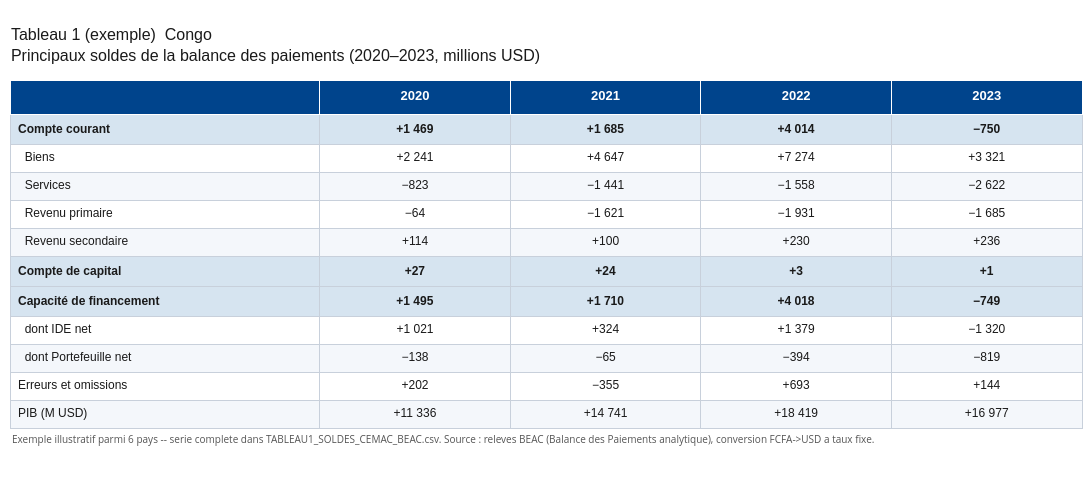
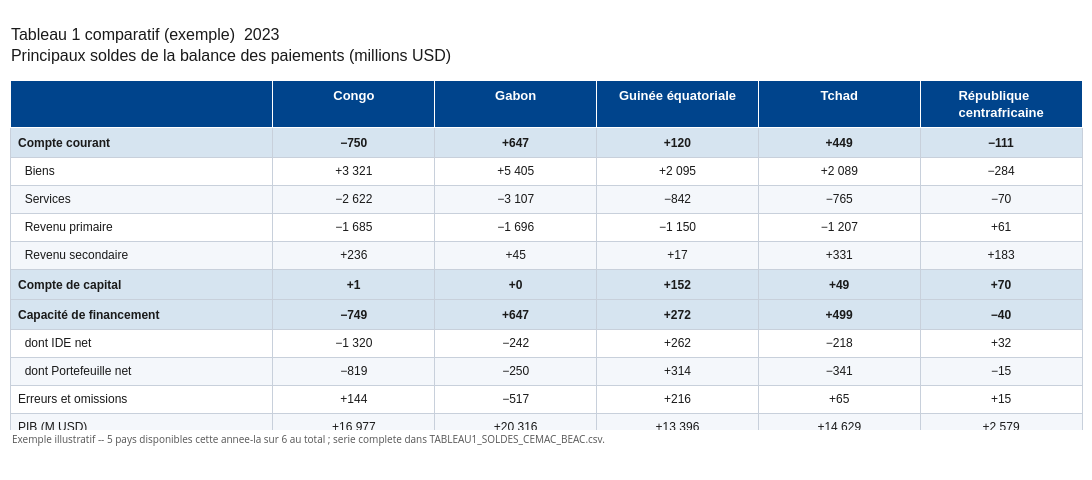

The code cell stored with these charts, in order, in its notebook:
### Code cell
rows_t1_local = [
    ('Compte courant', 'solde_courant'),
    ('  Biens', 'biens'),
    ('  Services', 'services'),
    ('  Revenu primaire', 'rev_primaire'),
    ('  Revenu secondaire', 'rev_secondaire'),
    ('Compte de capital', 'compte_capital'),
    ('Capacité de financement', 'capacite_finan'),
    ('  dont IDE net', 'ide_net'),
    ('  dont Portefeuille net', 'portefeuille_net'),
    ('Erreurs et omissions', 'eo_net'),
    ('PIB (M USD)', 'pib'),
]


def valeurs_t1_local(code, annee):
    r = ligne_pour(code, annee)
    if r is None:
        return {cle: None for _, cle in rows_t1_local}
    return {
        'solde_courant': r['SOLDE_COURANT'],
        'biens': r['CREDIT_BIENS'] - r['DEBIT_BIENS'],
        'services': r['CREDIT_SERVICES'] - r['DEBIT_SERVICES'],
        'rev_primaire': r['CREDIT_REVENU_PRIMAIRE'] - r['DEBIT_REVENU_PRIMAIRE'],
        'rev_secondaire': r['CREDIT_REVENU_SECONDAIRE'] - r['DEBIT_REVENU_SECONDAIRE'],
        'compte_capital': r['COMPTE_CAPITAL'],
        'capacite_finan': r['SOLDE_COURANT'] + r['COMPTE_CAPITAL'],
        'ide_net': r['IDE_NET'],
        'portefeuille_net': r['PORTEFEUILLE_NET'],
        'eo_net': r['EO_NET'],
        'pib': r['PIB_USD_MILLIONS'],
    }


def colonne_t1_local(code, annee):
    vals = valeurs_t1_local(code, annee)
    return [fmt_local(vals[cle]) for _, cle in rows_t1_local]


# Tableau 1 complet (tous pays x toutes leurs annees) -> CSV ---
lignes_t1_local = []
for code, nom in PAYS_CEMAC_LOCAL.items():
    if code not in ANNEES_PAR_PAYS_LOCAL:
        continue
    for a in ANNEES_PAR_PAYS_LOCAL[code]:
        ligne = {'COUNTRY_CODE': code, 'PAYS': nom, 'ANNEE': a}
        ligne.update(valeurs_t1_local(code, a))
        lignes_t1_local.append(ligne)

df_t1_local_complet = pd.DataFrame(lignes_t1_local)
chemin_t1_local_csv = DIR_SORTIE / 'TABLEAU1_SOLDES_CEMAC_BEAC.csv'
df_t1_local_complet.to_csv(chemin_t1_local_csv, index=False)
print(f"{chemin_t1_local_csv} : {len(df_t1_local_complet)} lignes ({df_t1_local_complet['COUNTRY_CODE'].nunique()} pays x annees), "
      "valeurs en millions USD (source : releves BEAC, taux fixe XAF/USD).")

# Exemple par pays ---
code_ex = next(iter(ANNEES_PAR_PAYS_LOCAL))
nom_ex = PAYS_CEMAC_LOCAL[code_ex]
annees_ex = ANNEES_PAR_PAYS_LOCAL[code_ex]
data_ex = {a: colonne_t1_local(code_ex, a) for a in annees_ex}
df_t1_ex = pd.DataFrame(data_ex, index=[r[0] for r in rows_t1_local])

fig_t1_ex = render_table_local(
    df_t1_ex,
    title=f'Tableau 1 (exemple)  {nom_ex}\nPrincipaux soldes de la balance des paiements '
          f'({annees_ex[0]}–{annees_ex[-1]}, millions USD)',
    caption=f"Exemple illustratif parmi {len(ANNEES_PAR_PAYS_LOCAL)} pays -- serie complete dans "
            f"{chemin_t1_local_csv.name}. Source : releves BEAC (Balance des Paiements analytique), "
            "conversion FCFA->USD a taux fixe.",
    highlight_rows=[0, 5, 6],
    filename=FIGURES_DIR / f'tab1_soldes_beac_{code_ex}.png',
)
fig_t1_ex.show()

# Exemple comparatif ---
annees_comparables_t1_local = [a for a in ANNEES_UNION_LOCAL if len([c for c in ANNEES_PAR_PAYS_LOCAL if a in ANNEES_PAR_PAYS_LOCAL[c]]) >= 2]
if annees_comparables_t1_local:
    annee_ex1 = annees_comparables_t1_local[-1]
    pays_dispo_ex1 = [c for c in ANNEES_PAR_PAYS_LOCAL if annee_ex1 in ANNEES_PAR_PAYS_LOCAL[c]]
    data_comp1 = {PAYS_CEMAC_LOCAL[c]: colonne_t1_local(c, annee_ex1) for c in pays_dispo_ex1}
    df_t1_comp_ex1 = pd.DataFrame(data_comp1, index=[r[0] for r in rows_t1_local])

    fig_t1_comp_ex1 = render_table_local(
        df_t1_comp_ex1,
        title=f'Tableau 1 comparatif (exemple)  {annee_ex1}\nPrincipaux soldes de la balance des paiements (millions USD)',
        caption=f"Exemple illustratif -- {len(pays_dispo_ex1)} pays disponibles cette annee-la sur "
                f"{len(ANNEES_PAR_PAYS_LOCAL)} au total ; serie complete dans {chemin_t1_local_csv.name}.",
        highlight_rows=[0, 5, 6],
        filename=FIGURES_DIR / f'tab1_soldes_beac_comparatif_{annee_ex1}.png',
    )
    fig_t1_comp_ex1.show()
else:
    print("Aucune annee avec au moins 2 pays disponibles -- pas d'exemple comparatif a afficher.")

### Figure 1 — Plotly figure (JSON) as saved in the notebook; plotly's stock layout.template omitted (floating-point values rounded to 4 significant figures)
{"data": [{"cells": {"align": ["left", "center", "center", "center", "center"], "fill": {"color": [["#D6E4F0", "white", "#F4F7FB", "white", "#F4F7FB", "#D6E4F0", "#D6E4F0", "white", "#F4F7FB", "white", "#F4F7FB"], ["#D6E4F0", "white", "#F4F7FB", "white", "#F4F7FB", "#D6E4F0", "#D6E4F0", "white", "#F4F7FB", "white", "#F4F7FB"], ["#D6E4F0", "white", "#F4F7FB", "white", "#F4F7FB", "#D6E4F0", "#D6E4F0", "white", "#F4F7FB", "white", "#F4F7FB"], ["#D6E4F0", "white", "#F4F7FB", "white", "#F4F7FB", "#D6E4F0", "#D6E4F0", "white", "#F4F7FB", "white", "#F4F7FB"], ["#D6E4F0", "white", "#F4F7FB", "white", "#F4F7FB", "#D6E4F0", "#D6E4F0", "white", "#F4F7FB", "white", "#F4F7FB"]]}, "font": {"color": "#1a1a1a", "family": "Arial", "size": 12}, "height": 28, "line": {"color": "#C8D0DB"}, "values": [["<b>Compte courant</b>", "  Biens", "  Services", "  Revenu primaire", "  Revenu secondaire", "<b>Compte de capital</b>", "<b>Capacité de financement</b>", "  dont IDE net", "  dont Portefeuille net", "Erreurs et omissions", "PIB (M USD)"], ["<b>+1 469</b>", "+2 241", "−823", "−64", "+114", "<b>+27</b>", "<b>+1 495</b>", "+1 021", "−138", "+202", "+11 336"], ["<b>+1 685</b>", "+4 647", "−1 441", "−1 621", "+100", "<b>+24</b>", "<b>+1 710</b>", "+324", "−65", "−355", "+14 741"], ["<b>+4 014</b>", "+7 274", "−1 558", "−1 931", "+230", "<b>+3</b>", "<b>+4 018</b>", "+1 379", "−394", "+693", "+18 419"], ["<b>−750</b>", "+3 321", "−2 622", "−1 685", "+236", "<b>+1</b>", "<b>−749</b>", "−1 320", "−819", "+144", "+16 977"]]}, "columnwidth": [2.6, 1.6, 1.6, 1.6, 1.6], "header": {"align": ["left", "center", "center", "center", "center"], "fill": {"color": "#00448C"}, "font": {"color": "white", "family": "Arial", "size": 13}, "height": 34, "values": ["<b></b>", "<b>2020</b>", "<b>2021</b>", "<b>2022</b>", "<b>2023</b>"]}, "type": "table"}], "layout": {"annotations": [{"align": "left", "font": {"color": "#555555", "size": 10}, "showarrow": false, "text": "Exemple illustratif parmi 6 pays -- serie complete dans TABLEAU1_SOLDES_CEMAC_BEAC.csv. Source : releves BEAC (Balance des Paiements analytique), conversion FCFA->USD a taux fixe.", "x": 0, "xref": "paper", "y": -0.05, "yref": "paper"}], "height": 480, "margin": {"b": 50, "l": 10, "r": 10, "t": 80}, "paper_bgcolor": "white", "title": {"font": {"color": "#1a1a1a", "family": "Arial", "size": 16}, "text": "Tableau 1 (exemple)  Congo<br>Principaux soldes de la balance des paiements (2020–2023, millions USD)", "x": 0.01, "xanchor": "left"}, "width": 1160}}

### Figure 2 — Plotly figure (JSON) as saved in the notebook; plotly's stock layout.template omitted (floating-point values rounded to 4 significant figures)
{"data": [{"cells": {"align": ["left", "center", "center", "center", "center", "center"], "fill": {"color": [["#D6E4F0", "white", "#F4F7FB", "white", "#F4F7FB", "#D6E4F0", "#D6E4F0", "white", "#F4F7FB", "white", "#F4F7FB"], ["#D6E4F0", "white", "#F4F7FB", "white", "#F4F7FB", "#D6E4F0", "#D6E4F0", "white", "#F4F7FB", "white", "#F4F7FB"], ["#D6E4F0", "white", "#F4F7FB", "white", "#F4F7FB", "#D6E4F0", "#D6E4F0", "white", "#F4F7FB", "white", "#F4F7FB"], ["#D6E4F0", "white", "#F4F7FB", "white", "#F4F7FB", "#D6E4F0", "#D6E4F0", "white", "#F4F7FB", "white", "#F4F7FB"], ["#D6E4F0", "white", "#F4F7FB", "white", "#F4F7FB", "#D6E4F0", "#D6E4F0", "white", "#F4F7FB", "white", "#F4F7FB"], ["#D6E4F0", "white", "#F4F7FB", "white", "#F4F7FB", "#D6E4F0", "#D6E4F0", "white", "#F4F7FB", "white", "#F4F7FB"]]}, "font": {"color": "#1a1a1a", "family": "Arial", "size": 12}, "height": 28, "line": {"color": "#C8D0DB"}, "values": [["<b>Compte courant</b>", "  Biens", "  Services", "  Revenu primaire", "  Revenu secondaire", "<b>Compte de capital</b>", "<b>Capacité de financement</b>", "  dont IDE net", "  dont Portefeuille net", "Erreurs et omissions", "PIB (M USD)"], ["<b>−750</b>", "+3 321", "−2 622", "−1 685", "+236", "<b>+1</b>", "<b>−749</b>", "−1 320", "−819", "+144", "+16 977"], ["<b>+647</b>", "+5 405", "−3 107", "−1 696", "+45", "<b>+0</b>", "<b>+647</b>", "−242", "−250", "−517", "+20 316"], ["<b>+120</b>", "+2 095", "−842", "−1 150", "+17", "<b>+152</b>", "<b>+272</b>", "+262", "+314", "+216", "+13 396"], ["<b>+449</b>", "+2 089", "−765", "−1 207", "+331", "<b>+49</b>", "<b>+499</b>", "−218", "−341", "+65", "+14 629"], ["<b>−111</b>", "−284", "−70", "+61", "+183", "<b>+70</b>", "<b>−40</b>", "+32", "−15", "+15", "+2 579"]]}, "columnwidth": [2.6, 1.6, 1.6, 1.6, 1.6, 1.6], "header": {"align": ["left", "center", "center", "center", "center", "center"], "fill": {"color": "#00448C"}, "font": {"color": "white", "family": "Arial", "size": 13}, "height": 34, "values": ["<b></b>", "<b>Congo</b>", "<b>Gabon</b>", "<b>Guinée équatoriale</b>", "<b>Tchad</b>", "<b>République centrafricaine</b>"]}, "type": "table"}], "layout": {"annotations": [{"align": "left", "font": {"color": "#555555", "size": 10}, "showarrow": false, "text": "Exemple illustratif -- 5 pays disponibles cette annee-la sur 6 au total ; serie complete dans TABLEAU1_SOLDES_CEMAC_BEAC.csv.", "x": 0, "xref": "paper", "y": -0.05, "yref": "paper"}], "height": 480, "margin": {"b": 50, "l": 10, "r": 10, "t": 80}, "paper_bgcolor": "white", "title": {"font": {"color": "#1a1a1a", "family": "Arial", "size": 16}, "text": "Tableau 1 comparatif (exemple)  2023<br>Principaux soldes de la balance des paiements (millions USD)", "x": 0.01, "xanchor": "left"}, "width": 1370}}
